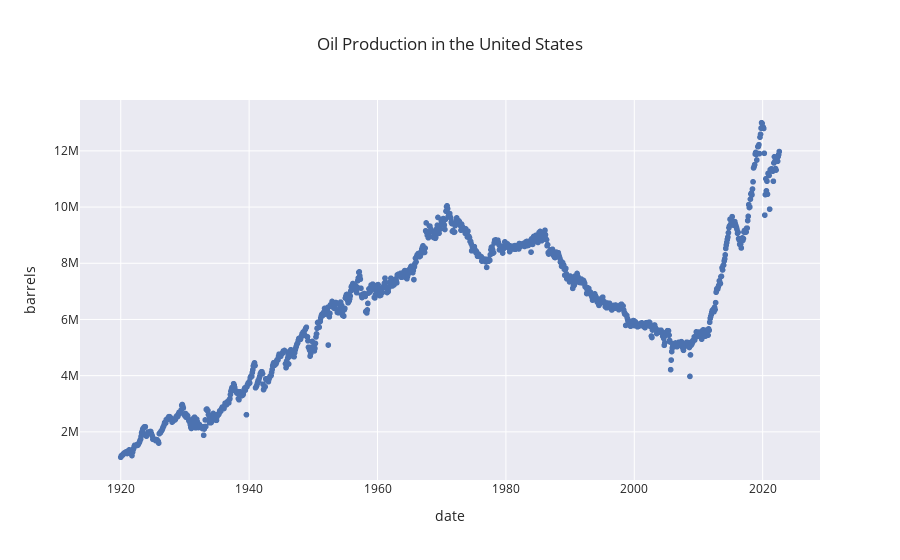
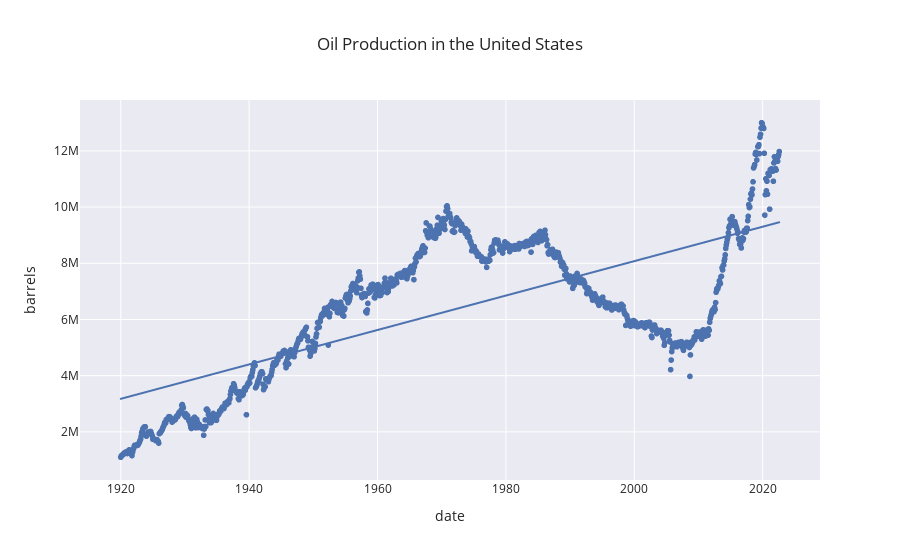

The cell these charts' notebook holds for them, in order:
### Markdown cell above
Now for the next exercise, draw a regression line between each of the years, using the months as scatter plots for each of the data graphs from the first exercise so that we can see the trends between each of the years, forming a trend graph for the data set.

### Code cell
oil_line()

### Figure 1 — Plotly figure (JSON) as saved in the notebook; plotly's stock layout.template omitted (floating-point values rounded to 4 significant figures; data arrays with more than 128 entries replaced by an {"elided": "..."} marker saying what was removed)
{"data": [{"hovertemplate": "date=%{x}<br>barrels=%{y}<extra></extra>", "legendgroup": "", "marker": {"color": "rgb(76,114,176)", "symbol": "circle"}, "mode": "markers", "name": "", "showlegend": false, "type": "scattergl", "x": {"elided": "1232 str values"}, "xaxis": "x", "y": {"elided": "1232 int values"}, "yaxis": "y"}], "layout": {"legend": {"tracegroupgap": 0}, "title": {"text": "Oil Production in the United States"}, "xaxis": {"anchor": "y", "domain": [0, 1], "title": {"text": "date"}}, "yaxis": {"anchor": "x", "domain": [0, 1], "title": {"text": "barrels"}}}}

### Figure 2 — Plotly figure (JSON) as saved in the notebook; plotly's stock layout.template omitted (floating-point values rounded to 4 significant figures; data arrays with more than 128 entries replaced by an {"elided": "..."} marker saying what was removed)
{"data": [{"hovertemplate": "date=%{x}<br>barrels=%{y}<extra></extra>", "legendgroup": "", "marker": {"color": "rgb(76,114,176)", "symbol": "circle"}, "mode": "markers", "name": "", "showlegend": false, "type": "scattergl", "x": {"elided": "1232 str values"}, "xaxis": "x", "y": {"elided": "1232 int values"}, "yaxis": "y"}, {"hovertemplate": "<b>OLS trendline</b><br>barrels = 0.00194082 * date + 6.23815e+06<br>R<sup>2</sup>=0.493442<br><br>date=%{x}<br>barrels=%{y} <b>(trend)</b><extra></extra>", "legendgroup": "", "marker": {"color": "rgb(76,114,176)", "symbol": "circle"}, "mode": "lines", "name": "", "showlegend": false, "type": "scattergl", "x": {"elided": "1232 str values"}, "xaxis": "x", "y": {"elided": "1232 float values"}, "yaxis": "y"}], "layout": {"legend": {"tracegroupgap": 0}, "title": {"text": "Oil Production in the United States"}, "xaxis": {"anchor": "y", "domain": [0, 1], "title": {"text": "date"}}, "yaxis": {"anchor": "x", "domain": [0, 1], "title": {"text": "barrels"}}}}
